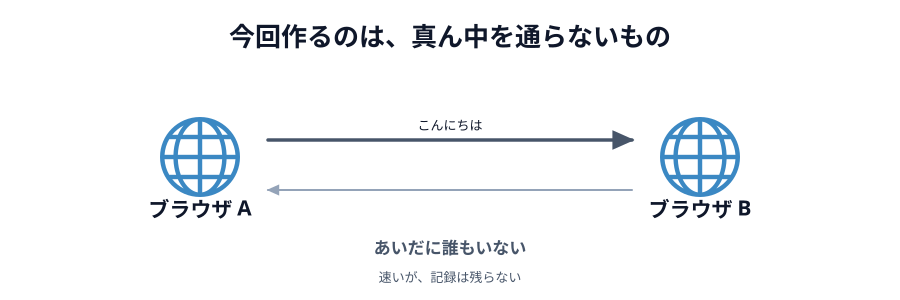

This figure's Python source:
# 02-p2p.svg
# スキーマ: LINK（直接つながる）+ 不在（真ん中に誰もいない）

import sys
sys.path.insert(0, "/Users/seekseep/.claude/skills/genfig")
from genfig import Canvas, PALETTE

c = Canvas(900, 300)

c.text(450, 46, "今回作るのは、真ん中を通らないもの", scale="xl")
c.node(200, 165, "ブラウザ A", emoji_cp="1f310")
c.node(700, 165, "ブラウザ B", emoji_cp="1f310")
c.connector(268, 140, 632, 140, label="こんにちは", label_scale="sm")
c.connector(632, 190, 268, 190, primary=False)
c.text(450, 254, "あいだに誰もいない", scale="md")
c.text(450, 282, "速いが、記録は残らない", scale="sm")

c.save("02-p2p.svg")
